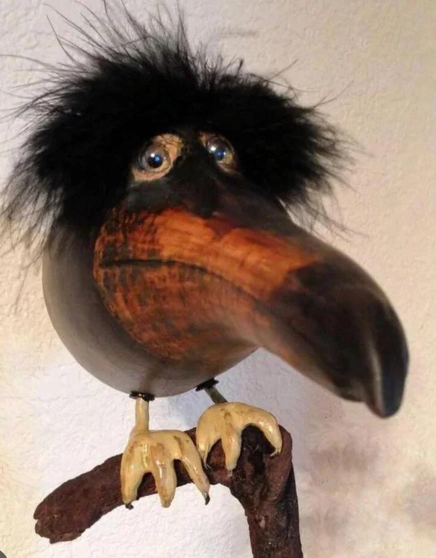
#> input picture bulk-image/1.jpeg, 872 x 1115 px, given in place of the camera (shown at 1/2 size)
$ python CW_lesson_7.py
#> lines starting #> are read from the running program, lines starting #| are printed output that depends on the picture; after the words box and inside, x2 and y2 are one past the last pixel; in counts of white or black regions, pixels touching at a corner belong together
import cv2
import numpy as np

cap = cv2.VideoCapture(0)

lower_red1 = np.array([0, 100, 100])
upper_red1 = np.array([10, 255, 255])

lower_red2 = np.array([160, 100, 100])
upper_red2 = np.array([180, 255, 255])

points = []

while True:
    ret, frame = cap.read()
#> frame is the input picture: shape (1115, 872, 3); mean B, G, R 112.6, 125.3, 145.5
    if not ret:
        break

    frame = cv2.flip(frame, 1)
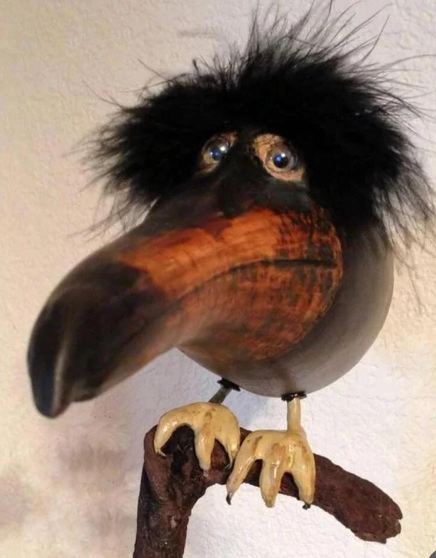
#> frame: shape (1115, 872, 3) (shown at 1/2 size); mean B, G, R 112.6, 125.3, 145.5
    hsv = cv2.cvtColor(frame, cv2.COLOR_BGR2HSV)
#> hsv: shape (1115, 872, 3); mean H, S, V 17.5, 67.2, 145.5
    mask1 = cv2.inRange(hsv, lower_red1, upper_red1)
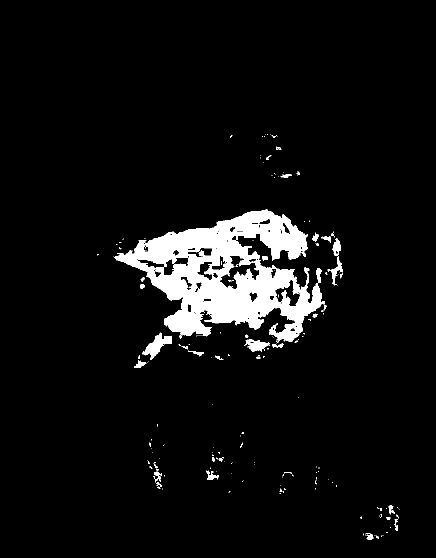
#> mask1: shape (1115, 872) (shown at 1/2 size); 5.9% white; 205 white regions (162 under 20 px)
    mask2 = cv2.inRange(hsv, lower_red2, upper_red2)
#> mask2: shape (1115, 872); every value is 0

    mask = cv2.bitwise_or(mask1, mask2)

    contours, _ = cv2.findContours(mask, cv2.RETR_EXTERNAL, cv2.CHAIN_APPROX_SIMPLE)
#> contours = 192 contours, 161 with area under 20; largest, box (x1, y1, x2, y2) and area: (227, 419, 650, 686) 58463, (285, 665, 344, 720) 1150, (488, 678, 540, 704) 644, (655, 513, 685, 571) 348, (665, 476, 682, 512) 334
    for cnt in contours:
        area = cv2.contourArea(cnt)
        if area > 2000:
            cv2.drawContours(frame, [cnt], -1, (0, 255, 0), 2)
            M = cv2.moments(cnt)
            if M['m00'] != 0:
                cx = int(M["m10"] / M["m00"])
                cy = int(M["m01"] / M["m00"])

                cv2.circle(frame, (cx, cy), 5, (255, 0, 0), -1)
                points.append((cx, cy))
            for i in range(1, len(points)):
                if points[i - 1] is None or points[i] is None:
                    continue
                cv2.line(frame, points[i - 1], points[i], (255,0,0), 2)
#> this loop made 192 passes
#> (area, cx, cy) on pass 168: (58463, 455, 548)
#> area on passes 8, 12, 14, 24, 43, 50: 84, 53, 26, 82.5, 38, 66
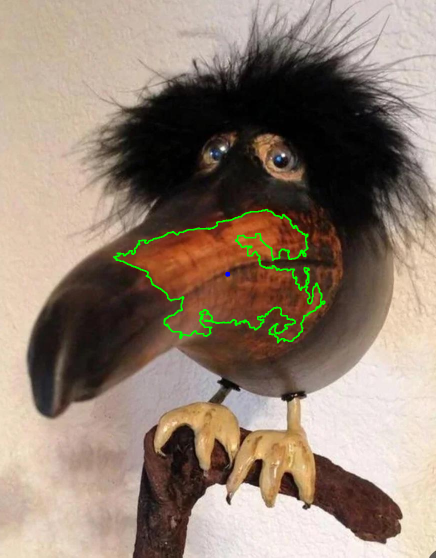
#> frame: shape (1115, 872, 3) (shown at 1/2 size); 0.87% of pixels changed, all inside (x1, y1, x2, y2) = (226, 418, 651, 687)
#> after the loop, points = [(455, 548)]
    cv2.imshow("video", frame)
    cv2.imshow("mask", mask)


    if cv2.waitKey(1) & 0xFF == ord("q"):
#> (key q is pressed here)
        break

cap.release()
cv2.destroyAllWindows()
